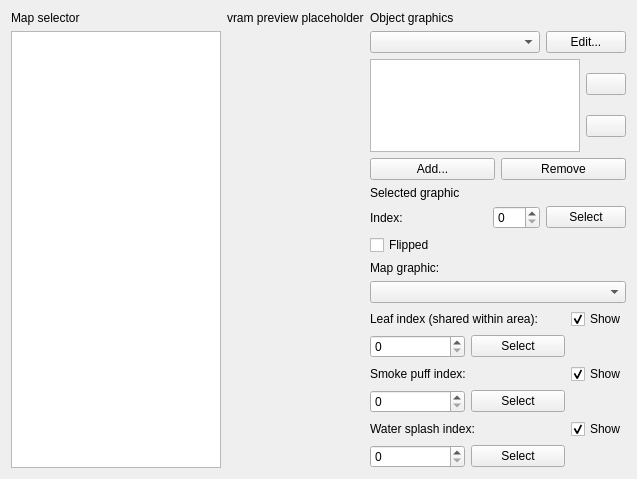
<?xml version="1.0" encoding="UTF-8"?>
<ui version="4.0">
 <class>TalesQtVRAMEditorWidget</class>
 <widget class="QWidget" name="TalesQtVRAMEditorWidget">
  <property name="geometry">
   <rect>
    <x>0</x>
    <y>0</y>
    <width>637</width>
    <height>479</height>
   </rect>
  </property>
  <property name="mouseTracking">
   <bool>false</bool>
  </property>
  <property name="windowTitle">
   <string>Form</string>
  </property>
  <layout class="QHBoxLayout" name="horizontalLayout_11">
   <item>
    <layout class="QVBoxLayout" name="verticalLayout_9">
     <item>
      <spacer name="verticalSpacer_2">
       <property name="orientation">
        <enum>Qt::Vertical</enum>
       </property>
       <property name="sizeHint" stdset="0">
        <size>
         <width>20</width>
         <height>40</height>
        </size>
       </property>
      </spacer>
     </item>
     <item>
      <layout class="QHBoxLayout" name="horizontalLayout_10">
       <item>
        <spacer name="horizontalSpacer">
         <property name="orientation">
          <enum>Qt::Horizontal</enum>
         </property>
         <property name="sizeHint" stdset="0">
          <size>
           <width>40</width>
           <height>20</height>
          </size>
         </property>
        </spacer>
       </item>
       <item>
        <layout class="QVBoxLayout" name="verticalLayout_7">
         <item>
          <widget class="QLabel" name="label_8">
           <property name="text">
            <string>Map selector</string>
           </property>
          </widget>
         </item>
         <item>
          <widget class="MapSelectorTreeWidget" name="mapSelectorTree">
           <property name="sizePolicy">
            <sizepolicy hsizetype="Preferred" vsizetype="Expanding">
             <horstretch>0</horstretch>
             <verstretch>0</verstretch>
            </sizepolicy>
           </property>
           <property name="minimumSize">
            <size>
             <width>180</width>
             <height>0</height>
            </size>
           </property>
           <attribute name="headerVisible">
            <bool>false</bool>
           </attribute>
           <column>
            <property name="text">
             <string notr="true">1</string>
            </property>
           </column>
          </widget>
         </item>
        </layout>
       </item>
       <item>
        <widget class="VRAMEditorPreviewLabel" name="vramPreviewLabel">
         <property name="sizePolicy">
          <sizepolicy hsizetype="Preferred" vsizetype="Preferred">
           <horstretch>0</horstretch>
           <verstretch>0</verstretch>
          </sizepolicy>
         </property>
         <property name="mouseTracking">
          <bool>true</bool>
         </property>
         <property name="text">
          <string>vram preview placeholder</string>
         </property>
         <property name="alignment">
          <set>Qt::AlignLeading|Qt::AlignLeft|Qt::AlignTop</set>
         </property>
        </widget>
       </item>
       <item>
        <layout class="QVBoxLayout" name="verticalLayout_8">
         <item>
          <layout class="QVBoxLayout" name="verticalLayout_2">
           <item>
            <widget class="QLabel" name="label_2">
             <property name="text">
              <string>Object graphics</string>
             </property>
            </widget>
           </item>
           <item>
            <layout class="QHBoxLayout" name="horizontalLayout_8">
             <item>
              <widget class="ObjectHeaderComboBox" name="objectHeaderComboBox">
               <property name="sizePolicy">
                <sizepolicy hsizetype="Expanding" vsizetype="Fixed">
                 <horstretch>0</horstretch>
                 <verstretch>0</verstretch>
                </sizepolicy>
               </property>
              </widget>
             </item>
             <item>
              <widget class="QPushButton" name="objectHeaderEditButton">
               <property name="text">
                <string>Edit...</string>
               </property>
              </widget>
             </item>
            </layout>
           </item>
          </layout>
         </item>
         <item>
          <layout class="QHBoxLayout" name="horizontalLayout_9">
           <item>
            <widget class="VRAMGraphicList" name="objectSelectorList"/>
           </item>
           <item>
            <layout class="QVBoxLayout" name="verticalLayout_3">
             <item>
              <widget class="QPushButton" name="objectUpButton">
               <property name="text">
                <string/>
               </property>
               <property name="icon">
                <iconset resource="resources.qrc">
                 <normaloff>:/resources/uparrow.png</normaloff>:/resources/uparrow.png</iconset>
               </property>
              </widget>
             </item>
             <item>
              <widget class="QPushButton" name="objectDownButton">
               <property name="text">
                <string/>
               </property>
               <property name="icon">
                <iconset resource="resources.qrc">
                 <normaloff>:/resources/downarrow.png</normaloff>:/resources/downarrow.png</iconset>
               </property>
              </widget>
             </item>
            </layout>
           </item>
          </layout>
         </item>
         <item>
          <layout class="QHBoxLayout" name="horizontalLayout_4">
           <item>
            <widget class="QPushButton" name="objectAddButton">
             <property name="text">
              <string>Add...</string>
             </property>
            </widget>
           </item>
           <item>
            <widget class="QPushButton" name="objectRemoveButton">
             <property name="text">
              <string>Remove</string>
             </property>
            </widget>
           </item>
          </layout>
         </item>
         <item>
          <layout class="QHBoxLayout" name="horizontalLayout_5">
           <item>
            <widget class="QLabel" name="label_6">
             <property name="text">
              <string>Selected graphic</string>
             </property>
            </widget>
           </item>
           <item>
            <widget class="QLabel" name="objectNameLabel">
             <property name="text">
              <string/>
             </property>
            </widget>
           </item>
          </layout>
         </item>
         <item>
          <layout class="QVBoxLayout" name="verticalLayout_6">
           <item>
            <layout class="QHBoxLayout" name="horizontalLayout_3">
             <item>
              <widget class="QLabel" name="label_7">
               <property name="text">
                <string>Index:</string>
               </property>
              </widget>
             </item>
             <item>
              <layout class="QHBoxLayout" name="horizontalLayout_2">
               <item>
                <widget class="QSpinBox" name="objectIndexSpinBox">
                 <property name="maximum">
                  <number>255</number>
                 </property>
                </widget>
               </item>
               <item>
                <widget class="QPushButton" name="objectIndexSelecButton">
                 <property name="text">
                  <string>Select</string>
                 </property>
                </widget>
               </item>
              </layout>
             </item>
            </layout>
           </item>
           <item>
            <widget class="QCheckBox" name="flippedCheckBox">
             <property name="text">
              <string>Flipped</string>
             </property>
            </widget>
           </item>
          </layout>
         </item>
         <item>
          <spacer name="verticalSpacer">
           <property name="orientation">
            <enum>Qt::Vertical</enum>
           </property>
           <property name="sizeHint" stdset="0">
            <size>
             <width>20</width>
             <height>40</height>
            </size>
           </property>
          </spacer>
         </item>
         <item>
          <layout class="QVBoxLayout" name="verticalLayout_5">
           <item>
            <layout class="QVBoxLayout" name="verticalLayout">
             <item>
              <widget class="QLabel" name="label">
               <property name="text">
                <string>Map graphic:</string>
               </property>
              </widget>
             </item>
             <item>
              <widget class="QComboBox" name="mapGraphicComboBox"/>
             </item>
            </layout>
           </item>
           <item>
            <layout class="QVBoxLayout" name="verticalLayout_4">
             <item>
              <layout class="QGridLayout" name="gridLayout_2">
               <item row="0" column="0">
                <widget class="QLabel" name="label_3">
                 <property name="sizePolicy">
                  <sizepolicy hsizetype="Expanding" vsizetype="Preferred">
                   <horstretch>0</horstretch>
                   <verstretch>0</verstretch>
                  </sizepolicy>
                 </property>
                 <property name="text">
                  <string>Leaf index (shared within area):</string>
                 </property>
                </widget>
               </item>
               <item row="0" column="1">
                <widget class="QCheckBox" name="leafShowCheckBox">
                 <property name="text">
                  <string>Show</string>
                 </property>
                 <property name="checked">
                  <bool>true</bool>
                 </property>
                </widget>
               </item>
               <item row="1" column="0">
                <layout class="QHBoxLayout" name="horizontalLayout">
                 <item>
                  <widget class="QSpinBox" name="leafIndexSpinBox">
                   <property name="maximum">
                    <number>255</number>
                   </property>
                  </widget>
                 </item>
                 <item>
                  <widget class="QPushButton" name="leafIndexSelectButton">
                   <property name="text">
                    <string>Select</string>
                   </property>
                  </widget>
                 </item>
                </layout>
               </item>
              </layout>
             </item>
             <item>
              <layout class="QGridLayout" name="gridLayout_3">
               <item row="0" column="0">
                <widget class="QLabel" name="label_4">
                 <property name="sizePolicy">
                  <sizepolicy hsizetype="Expanding" vsizetype="Preferred">
                   <horstretch>0</horstretch>
                   <verstretch>0</verstretch>
                  </sizepolicy>
                 </property>
                 <property name="text">
                  <string>Smoke puff index:</string>
                 </property>
                </widget>
               </item>
               <item row="0" column="1">
                <widget class="QCheckBox" name="smokeShowCheckBox">
                 <property name="text">
                  <string>Show</string>
                 </property>
                 <property name="checked">
                  <bool>true</bool>
                 </property>
                </widget>
               </item>
               <item row="1" column="0">
                <layout class="QHBoxLayout" name="horizontalLayout_6">
                 <item>
                  <widget class="QSpinBox" name="smokePuffSpinBox">
                   <property name="maximum">
                    <number>255</number>
                   </property>
                  </widget>
                 </item>
                 <item>
                  <widget class="QPushButton" name="smokePuffSelectButton">
                   <property name="text">
                    <string>Select</string>
                   </property>
                  </widget>
                 </item>
                </layout>
               </item>
              </layout>
             </item>
             <item>
              <layout class="QGridLayout" name="gridLayout_4">
               <item row="0" column="0">
                <widget class="QLabel" name="label_5">
                 <property name="sizePolicy">
                  <sizepolicy hsizetype="Expanding" vsizetype="Preferred">
                   <horstretch>0</horstretch>
                   <verstretch>0</verstretch>
                  </sizepolicy>
                 </property>
                 <property name="text">
                  <string>Water splash index:</string>
                 </property>
                </widget>
               </item>
               <item row="0" column="1">
                <widget class="QCheckBox" name="waterShowCheckBox">
                 <property name="text">
                  <string>Show</string>
                 </property>
                 <property name="checked">
                  <bool>true</bool>
                 </property>
                </widget>
               </item>
               <item row="1" column="0">
                <layout class="QHBoxLayout" name="horizontalLayout_7">
                 <item>
                  <widget class="QSpinBox" name="waterSplashSpinBox">
                   <property name="maximum">
                    <number>255</number>
                   </property>
                  </widget>
                 </item>
                 <item>
                  <widget class="QPushButton" name="waterSplashSelectButton">
                   <property name="text">
                    <string>Select</string>
                   </property>
                  </widget>
                 </item>
                </layout>
               </item>
              </layout>
             </item>
            </layout>
           </item>
          </layout>
         </item>
        </layout>
       </item>
       <item>
        <spacer name="horizontalSpacer_2">
         <property name="orientation">
          <enum>Qt::Horizontal</enum>
         </property>
         <property name="sizeHint" stdset="0">
          <size>
           <width>40</width>
           <height>20</height>
          </size>
         </property>
        </spacer>
       </item>
      </layout>
     </item>
     <item>
      <spacer name="verticalSpacer_3">
       <property name="orientation">
        <enum>Qt::Vertical</enum>
       </property>
       <property name="sizeHint" stdset="0">
        <size>
         <width>20</width>
         <height>40</height>
        </size>
       </property>
      </spacer>
     </item>
    </layout>
   </item>
  </layout>
 </widget>
 <customwidgets>
  <customwidget>
   <class>VRAMEditorPreviewLabel</class>
   <extends>QLabel</extends>
   <header>vrameditorpreviewlabel.h</header>
  </customwidget>
  <customwidget>
   <class>MapSelectorTreeWidget</class>
   <extends>QTreeWidget</extends>
   <header>mapselectortreewidget.h</header>
  </customwidget>
  <customwidget>
   <class>VRAMGraphicList</class>
   <extends>QListWidget</extends>
   <header>vramgraphiclist.h</header>
  </customwidget>
  <customwidget>
   <class>ObjectHeaderComboBox</class>
   <extends>QComboBox</extends>
   <header>objectheadercombobox.h</header>
  </customwidget>
 </customwidgets>
 <resources>
  <include location="resources.qrc"/>
 </resources>
 <connections/>
</ui>
